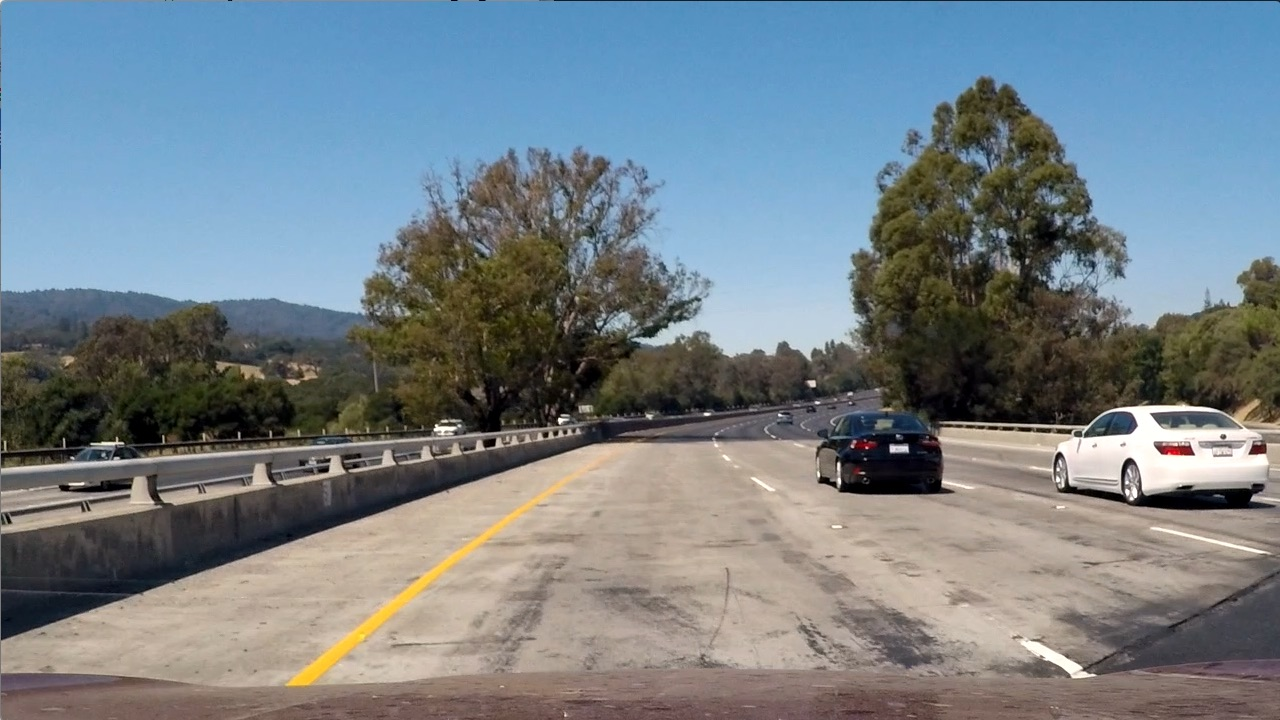
#> input picture test_images/test1.jpg, 1280 x 720 px; its folder holds 5 pictures in this run; the run also reads 1 picture not shown here
$ jupyter execute --allow-errors Vehicle_Detector-Copy1.ipynb   (older library calls are emulated)
#> lines starting #> are read from the running program, lines starting #| are printed output that depends on the picture
## Imports

[cell 1]
# pip install moviepy

[cell 2]
# pip install scikit-learn

[cell 3]
import os
import math
import glob
import cv2
from collections import deque
import numpy as np
import matplotlib.pyplot as plt
import matplotlib.image as mpimg
from matplotlib import cm
from moviepy.editor import VideoFileClip
import time
from sklearn.svm import LinearSVC
from sklearn.preprocessing import StandardScaler
from sklearn.model_selection import train_test_split
from skimage.feature import hog
from scipy.ndimage.measurements import label
import pickle
# %matplotlib inline

[cell 4]
from moviepy.editor import *
from PIL import Image
from PIL import ImageDraw
from PIL import ImageFont

## Load Dataset

[cell 5]
test_images = np.array([plt.imread(i) for i in glob.glob('./test_images/*.jpg')])
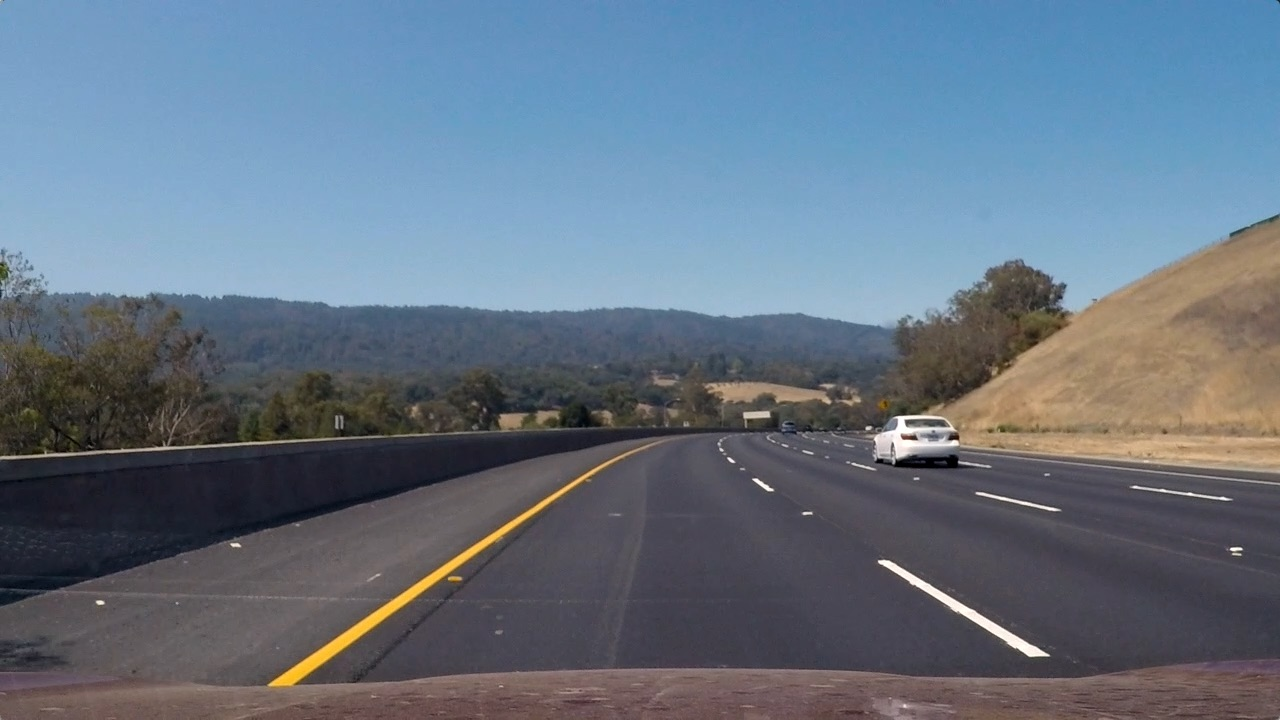
#> input picture test_images/test3.jpg, 1280 x 720 px
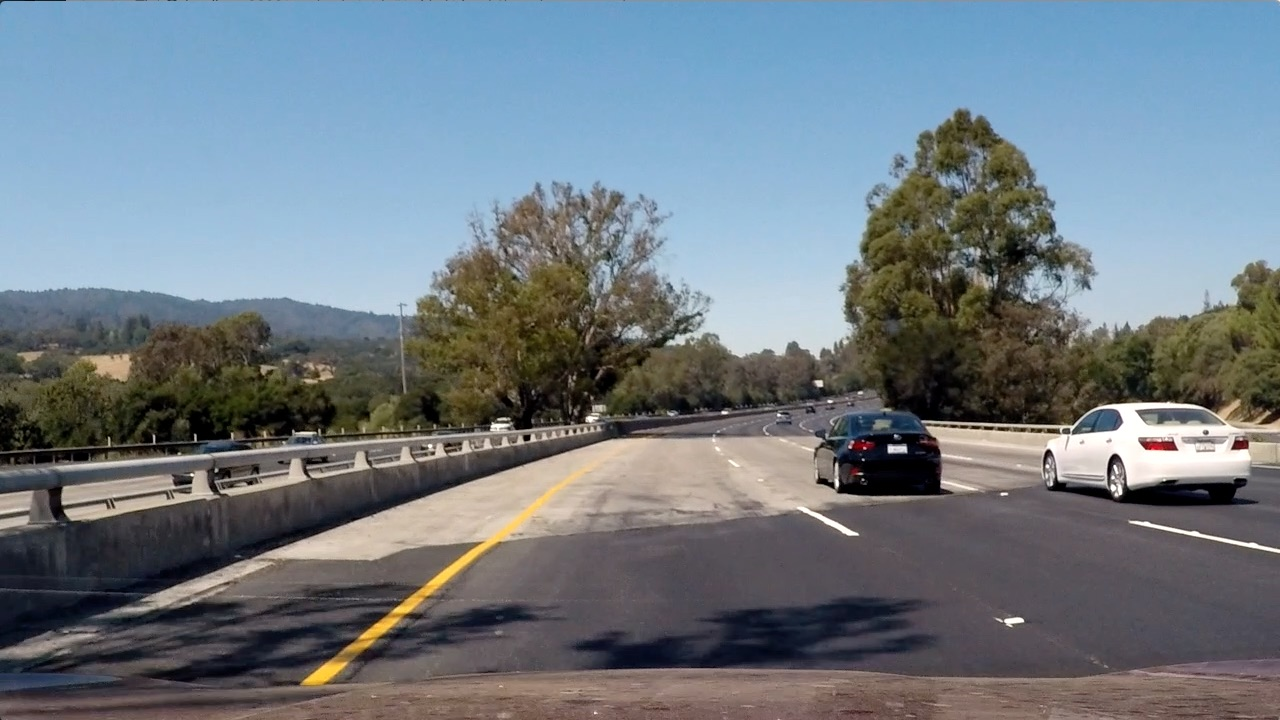
#> input picture test_images/test4.jpg, 1280 x 720 px
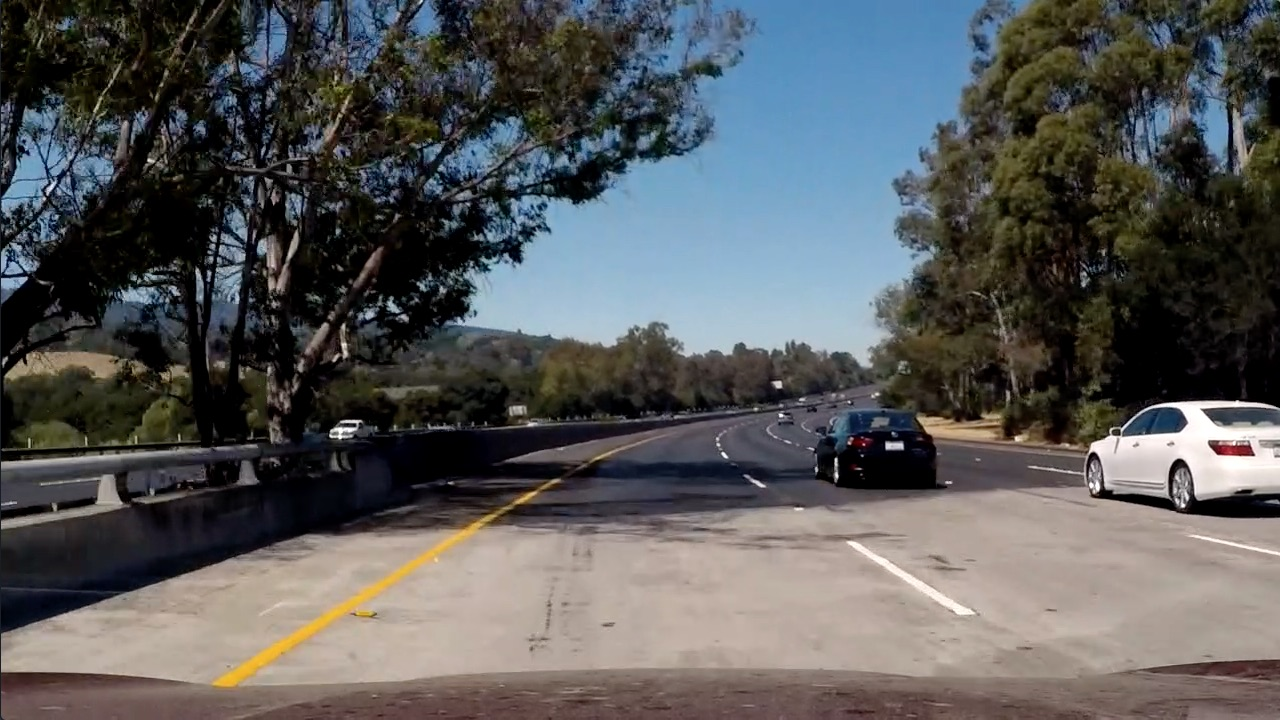
#> input picture test_images/test5.jpg, 1280 x 720 px

car_images = []
non_car_images = []

for root, dirs, files in os.walk('./dataset/vehicles/'):
    for file in files:
        if file.endswith('.png'):
            car_images.append(os.path.join(root, file))

for root, dirs, files in os.walk('./dataset/non-vehicles/'):
    for file in files:
        if file.endswith('.png'):
            non_car_images.append(os.path.join(root, file))
# cv2.imshow("ing", test_images[0])
# print(test_images)

## Basic Summary of Dataset

[cell 6]
n_car_images = len(car_images)
n_non_car_images = len(non_car_images)
#> (the rest of this cell did not finish here and is left out)

### Car Image Examples

[cell 7]
fig, axs = plt.subplots(4,8, figsize=(16, 8))
fig.subplots_adjust(hspace = 0, wspace=.1)
axs = axs.ravel()

#> (the rest of this cell did not finish here and is left out)

### Non-car Image Examples

[cell 8]
fig, axs = plt.subplots(4,8, figsize=(16, 8))
fig.subplots_adjust(hspace = 0, wspace=.1)
axs = axs.ravel()

#> (the rest of this cell did not finish here and is left out)

## Feature Extraction Method

[cell 9]
import numpy as np
import cv2

def calculate_hog(img, orientations=18, pixels_per_cell=(4, 4), cells_per_block=(4, 4),
        transform_sqrt=True, visualize=False, feature_vector=True):
    # Calculate the gradients in both x and y directions
    grad_x = cv2.Sobel(img, cv2.CV_64F, 1, 0)
    grad_y = cv2.Sobel(img, cv2.CV_64F, 0, 1)

    # Calculate the magnitude and angle of gradients
    magnitude = (np.sqrt(grad_x**2 + grad_y**2))
    angle = (np.arctan2(grad_y, grad_x))

    # Define the number of bins for the histogram
    bins = orientations
    bin_size = 2 * np.pi / bins  # Use a full circle

    # Initialize an array to store HOG features
    hog_features = []

    # Define the size of each cell
    cell_size = pixels_per_cell

    # Calculate the number of cells in each block
    cells_per_block_x, cells_per_block_y = cells_per_block

    # Calculate the size of each block
    block_size_x = cell_size[0] * cells_per_block_x
    block_size_y = cell_size[1] * cells_per_block_y

    # Calculate the number of cells in each block
    blocks_in_x = img.shape[1] // block_size_x
    blocks_in_y = img.shape[0] // block_size_y

    # Optionally, initialize a variable for the HOG image
    hog_image = None

    # Iterate over each block and calculate HOG features
    for x in range(blocks_in_x):
        for y in range(blocks_in_y):
            block_magnitude = magnitude[y * block_size_y:(y + 1) * block_size_y,
                                      x * block_size_x:(x + 1) * block_size_x]
            block_angle = angle[y * block_size_y:(y + 1) * block_size_y,
                                x * block_size_x:(x + 1) * block_size_x]

            # Calculate the histogram for this block
            histogram = np.zeros(orientations)
            for i in range(cells_per_block_y):
                for j in range(cells_per_block_x):
                    cell_magnitude = block_magnitude[i * cell_size[1]:(i + 1) * cell_size[1],
                                                  j * cell_size[0]:(j + 1) * cell_size[0]]
                    cell_angle = block_angle[i * cell_size[1]:(i + 1) * cell_size[1],
                                            j * cell_size[0]:(j + 1) * cell_size[0]]
                    histogram += np.histogram(cell_angle, bins=orientations, range=(0, 2 * np.pi))[0]

            # Append the block's HOG features to the result
            hog_features.extend(histogram)

            # Optionally, create a HOG image for visualization
            if visualize:
                if hog_image is None:
                    hog_image = np.zeros_like(img)

                cell_width = cell_size[0]
                cell_height = cell_size[1]
                bins_range = np.arange(orientations + 1) * (2 * np.pi) / orientations

                for r in range(cells_per_block_y):
                    for c in range(cells_per_block_x):
                        orientation = block_angle[r, c]
                        bin_idx = np.digitize(orientation, bins_range) - 1
                        bin_idx %= orientations
                        cell_value = bin_idx * (255 / orientations)
                        cell_x = x * cell_size[0] + c * cell_width
                        cell_y = y * cell_size[1] + r * cell_height
                        hog_image[cell_y:cell_y + cell_height, cell_x:cell_x + cell_width] = cell_value

    # Convert HOG features to a numpy array
    hog_features = np.array(hog_features)

    # Optionally, perform feature vector normalization
    if transform_sqrt:
        hog_features = np.sqrt(hog_features)

    # Optionally, return a visualization of HOG features
    if visualize:
        return hog_features, hog_image

    # Optionally, return the HOG features as a feature vector
    if feature_vector:
        return hog_features

    return hog_features

[cell 10]
# Compute binned color features by scaling images down
def bin_spatial(img, size=(32, 32)):
    # Use cv2.resize().ravel() to create the feature vector
    features = cv2.resize(img, size).ravel()
    # Return the feature vector
    return features

# Compute color histogram features
def color_hist(img, nbins=32, bins_range=(0, 256)):
    # Compute the histogram of the color channels separately
    channel1_hist = np.histogram(img[:,:,0], bins=nbins, range=bins_range)
    channel2_hist = np.histogram(img[:,:,1], bins=nbins, range=bins_range)
    channel3_hist = np.histogram(img[:,:,2], bins=nbins, range=bins_range)
    # Concatenate the histograms into a single feature vector
    hist_features = np.concatenate((channel1_hist[0], channel2_hist[0], channel3_hist[0]))
#     print(hist_features)
    # Return the individual histograms, bin_centers and feature vector
    return hist_features


# Return HOG features and visualization
def get_hog_features(img, orient, pix_per_cell, cell_per_block,
                        vis=False, feature_vec=True):
    # Call with two outputs if vis==True
    if vis == True:
        features, hog_image = calculate_hog(img, orientations=orient, pixels_per_cell=(pix_per_cell, pix_per_cell),
                                  cells_per_block=(cell_per_block, cell_per_block), transform_sqrt=True,
                                  visualize=vis, feature_vector=feature_vec)
#         print("THis is vis=true ", features)
        return features, hog_image
    # Otherwise call with one output
    else:
        features = calculate_hog(img, orientations=orient, pixels_per_cell=(pix_per_cell, pix_per_cell),
                       cells_per_block=(cell_per_block, cell_per_block), transform_sqrt=True,
                       visualize=vis, feature_vector=feature_vec)
#         print(features.shape)

        return features
# Extract feature wrapper that extracts and combines all features
def extract_features(imgs, cspace='RGB', orient=9,
                        pix_per_cell=8, cell_per_block=2, hog_channel=0, spatial_size=(32, 32),
                        hist_bins=32, hist_range=(0, 256)):
    # Create a list to append feature vectors to
    features = []
    # Iterate through the list of images
    for file in imgs:
        # Read in each one by one
        image = mpimg.imread(file)
        # apply color conversion if other than 'RGB'

        if cspace != 'RGB':
            if cspace == 'HSV':
                feature_image = cv2.cvtColor(image, cv2.COLOR_RGB2HSV)
            elif cspace == 'LUV':
                feature_image = cv2.cvtColor(image, cv2.COLOR_RGB2LUV)
            elif cspace == 'HLS':
                feature_image = cv2.cvtColor(image, cv2.COLOR_RGB2HLS)
            elif cspace == 'YUV':
                feature_image = cv2.cvtColor(image, cv2.COLOR_RGB2YUV)
            elif cspace == 'YCrCb':
                feature_image = cv2.cvtColor(image, cv2.COLOR_RGB2YCrCb)
        else: feature_image = np.copy(image)

        # Call get_hog_features() with vis=False, feature_vec=True
        if hog_channel == 'ALL':
            hog_features = []
            for channel in range(feature_image.shape[2]):
                hog_features.append(get_hog_features(feature_image[:,:,channel],
                                    orient, pix_per_cell, cell_per_block,
                                    vis=False, feature_vec=True))
            hog_features = np.ravel(hog_features)
        else:
            hog_features = get_hog_features(feature_image[:,:,hog_channel], orient,
                        pix_per_cell, cell_per_block, vis=False, feature_vec=True)

        # Apply bin_spatial() to get spatial color features
        spatial_features = bin_spatial(feature_image, size=spatial_size)
        # Apply color_hist() also with a color space option now
        hist_features = color_hist(feature_image, nbins=hist_bins, bins_range=hist_range)
        # Append the new feature vector to the features list
        features.append(np.concatenate((spatial_features, hist_features,hog_features)))

    # Return list of feature vectors
    return features

[cell 11]
img = cv2.imread("test_images/test1.jpg", cv2.COLOR_BGR2RGB)
color_hist(img)
#> in color_hist, `hist_features = np.concatenate((channel1_hist[0], channel2_hist[0], ch..`: hist_features = 96 values, max 111331 at index 25, min 936 at index 60, mean 28800
#> Out has the same summary as hist_features in color_hist

## HOG Visualisation

#> (a cell that did not finish here is left out)

[cell 13]
# [6 lines of commented-out code are left out]
titles = []
# [9 lines of commented-out code are left out]

#> (the rest of this cell did not finish here and is left out)

## Feature Extraction

[cell 14]
### Parameters
spatial = 32
hist_bins = 32
colorspace = 'YCrCb' # Can be RGB, HSV, LUV, HLS, YUV, YCrCb #YCrCb best
orient = 9
pix_per_cell = 8
cell_per_block = 2
spatial_size= (32, 32)
heat_threshold= 4 # 12
hog_channel = "ALL" # Can be 0, 1, 2, or "ALL" #ALL,0 best
ystart_ystop_scale = [(405, 510, 1), (400, 600, 1.5), (500, 710, 2.5)]

car_features = extract_features(car_images, cspace=colorspace, orient=orient,
                        pix_per_cell=pix_per_cell, cell_per_block=cell_per_block,
                        hog_channel=hog_channel, spatial_size=(spatial, spatial),
                        hist_bins=hist_bins, hist_range=(0, 256))

non_car_features = extract_features(non_car_images,cspace=colorspace,orient=orient,
                        pix_per_cell=pix_per_cell, cell_per_block=cell_per_block,
                        hog_channel=hog_channel, spatial_size=(spatial, spatial),
                        hist_bins=hist_bins, hist_range=(0, 256))

## Data Preparation

[cell 15]
# Preserve State to compare parameter tuning
rand_state = np.random.randint(0, 100)

# Create an array stack of feature vectors
X = np.vstack((car_features, non_car_features)).astype(np.float64)
# Fit a per-column scaler
#> (the rest of this cell did not finish here and is left out)

## Classifier

[cell 16]
# Use a linear SVC
svc = LinearSVC()

# Check the training time for the SVC
t=time.time()
#> (the rest of this cell did not finish here and is left out)

## Data Saving to Pickle

[cell 17]
# Save data to pickle file
dist_pickle = {}
dist_pickle["svc"] = svc
#> (the rest of this cell did not finish here and is left out)

## Data Loading from Pickle

[cell 18]
print('Loading Classifier parameters...')
dist_pickle = pickle.load( open("svc_pickle.p", "rb" ) )
#> (reads svc_pickle.p from the repository)
#> further down, test_image_sliding is the input picture: shape (720, 1280, 3); mean R, G, B 101.1, 115.3, 130.7
svc = dist_pickle["svc"]
X_scaler = dist_pickle["scaler"]
orient = dist_pickle["orient"]
pix_per_cell = dist_pickle["pix_per_cell"]
cell_per_block = dist_pickle["cell_per_block"]
spatia = dist_pickle["spatial"]
hist_bins = dist_pickle["hist_bins"]

print('Loading is done!')

## HOG Sub-sampling Window Search

[cell 19]
import numpy as np
import cv2

def find_cars(image, svc, X_scaler, orient, pix_per_cell, cell_per_block, spatial_size, hist_bins, ystart_ystop_scale, h_shift=0):
    # List to store the bounding box positions
#> called with orient = 9, pix_per_cell = 8, cell_per_block = 2, spatial_size = (32, 32), hist_bins = 32, h_shift = 500
    bbox_list = []

    # Resize the image to a specific size (e.g., 1260x720)
    image = cv2.resize(image, (1260, 720))

    for  ystart, ystop,scale in ystart_ystop_scale:
        # Crop the region of interest
        img_tosearch = image[ystart:ystop, :, :]
        print(img_tosearch.shape[:2])
        ctrans_tosearch = cv2.cvtColor(img_tosearch, cv2.COLOR_RGB2YCrCb)

        # If the scale is not 1, resize the image
        if scale != 1:
            imshape = ctrans_tosearch.shape
            ctrans_tosearch = cv2.resize(ctrans_tosearch, (np.int(imshape[1] / scale), np.int(imshape[0] / scale)))

        # Split the color channels
        ch1 = ctrans_tosearch[:, :, 0]
        ch2 = ctrans_tosearch[:, :, 1]
        ch3 = ctrans_tosearch[:, :, 2]

        # Define blocks and steps
        nxblocks = (ch1.shape[1] // pix_per_cell) - cell_per_block + 1
        nyblocks = (ch1.shape[0] // pix_per_cell) - cell_per_block + 1
        nfeat_per_block = orient * cell_per_block**2

        # Define window size and overlap
        window = 64
        nblocks_per_window = (window // pix_per_cell) - cell_per_block + 1
        cells_per_step = 2
        nxsteps = (nxblocks - nblocks_per_window) // cells_per_step
        nysteps = (nyblocks - nblocks_per_window) // cells_per_step

        for xb in range(nxsteps):
            for yb in range(nysteps):
                ypos = yb * cells_per_step
                xpos = xb * cells_per_step

                # Extract HOG features for this patch
                hog_feat1 = get_hog_features(ch1[ypos:ypos + nblocks_per_window, xpos:xpos + nblocks_per_window], orient, pix_per_cell, cell_per_block, feature_vec=False)
                hog_feat2 = get_hog_features(ch2[ypos:ypos + nblocks_per_window, xpos:xpos + nblocks_per_window], orient, pix_per_cell, cell_per_block, feature_vec=False)
                hog_feat3 = get_hog_features(ch3[ypos:ypos + nblocks_per_window, xpos:xpos + nblocks_per_window], orient, pix_per_cell, cell_per_block, feature_vec=False)
                hog_features = np.hstack((hog_feat1, hog_feat2, hog_feat3))

                xleft = xpos * pix_per_cell
                ytop = ypos * pix_per_cell

                # Extract the image patch
                subimg = cv2.resize(ctrans_tosearch[ytop:ytop + window, xleft:xleft + window], (64, 64))

                # Get color features
                spatial_features = bin_spatial(subimg, size=spatial_size)
                hist_features = color_hist(subimg, nbins=hist_bins)

                # Scale features and make a prediction
                test_features = X_scaler.transform(np.hstack((spatial_features, hist_features, hog_features)).reshape(1, -1))

                # Make prediction based on the trained SVM model
                test_prediction = svc.predict(test_features)

                if test_prediction == 1:
                    xbox_left = np.int(xleft * scale)
                    ytop_draw = np.int(ytop * scale)
                    win_draw = np.int(window * scale)
                    # Append detection position to the list
                    bbox_list.append(((xbox_left + h_shift, ytop_draw + ystart), (xbox_left + win_draw + h_shift, ytop_draw + win_draw + ystart)))
#> this loop made 1 pass
#> pass 1, in find_cars, `ch1 = ctrans_tosearch[:, :, 0]`:
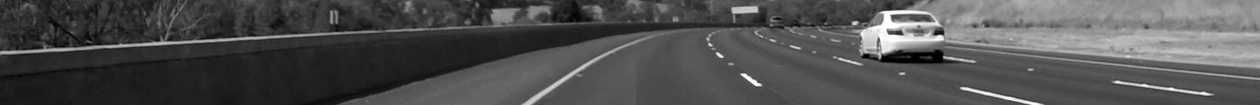
#> ch1: shape (105, 1260); min 0, max 255, mean 79.5
#> after the loop, bbox_list = []
#> (the rest of the program and of its run is left out)
